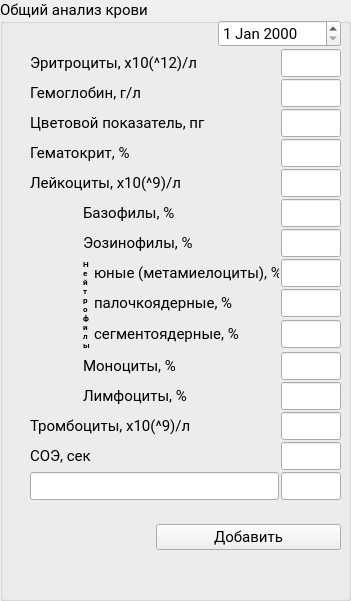
        <widget class="QGroupBox" name="groupBox_OAK">
         <property name="geometry">
          <rect>
           <x>10</x>
           <y>10</y>
           <width>351</width>
           <height>601</height>
          </rect>
         </property>
         <property name="font">
          <font>
           <family>Roboto</family>
           <pointsize>11</pointsize>
           <weight>50</weight>
           <bold>false</bold>
          </font>
         </property>
         <property name="title">
          <string>Общий анализ крови</string>
         </property>
         <widget class="QWidget" name="gridLayoutWidget">
          <property name="geometry">
           <rect>
            <x>30</x>
            <y>20</y>
            <width>311</width>
            <height>565</height>
           </rect>
          </property>
          <layout class="QGridLayout" name="gridLayout">
           <property name="spacing">
            <number>2</number>
           </property>
           <item row="0" column="4" colspan="2">
            <widget class="QDateEdit" name="dateEdit_OAK">
             <property name="font">
              <font>
               <family>Roboto</family>
               <pointsize>11</pointsize>
               <weight>50</weight>
               <bold>false</bold>
              </font>
             </property>
            </widget>
           </item>
           <item row="18" column="0" colspan="6">
            <widget class="QLabel" name="label_OAK_report">
             <property name="maximumSize">
              <size>
               <width>16777215</width>
               <height>33</height>
              </size>
             </property>
             <property name="font">
              <font>
               <family>Roboto</family>
               <pointsize>11</pointsize>
               <weight>50</weight>
               <bold>false</bold>
              </font>
             </property>
             <property name="text">
              <string>&lt;html&gt;&lt;head/&gt;&lt;body&gt;&lt;p&gt;&lt;br/&gt;&lt;/p&gt;&lt;/body&gt;&lt;/html&gt;</string>
             </property>
            </widget>
           </item>
           <item row="1" column="0" colspan="4">
            <widget class="QLabel" name="label_Er">
             <property name="maximumSize">
              <size>
               <width>16777215</width>
               <height>33</height>
              </size>
             </property>
             <property name="font">
              <font>
               <family>Roboto</family>
               <pointsize>11</pointsize>
               <weight>50</weight>
               <bold>false</bold>
              </font>
             </property>
             <property name="text">
              <string>&lt;html&gt;&lt;head/&gt;&lt;body&gt;&lt;p&gt;Эритроциты, х10(^12)/л&lt;/p&gt;&lt;/body&gt;&lt;/html&gt;</string>
             </property>
            </widget>
           </item>
           <item row="12" column="1" colspan="4">
            <widget class="QLabel" name="label_Le_Lym">
             <property name="maximumSize">
              <size>
               <width>16777215</width>
               <height>33</height>
              </size>
             </property>
             <property name="font">
              <font>
               <family>Roboto</family>
               <pointsize>11</pointsize>
               <weight>50</weight>
               <bold>false</bold>
              </font>
             </property>
             <property name="text">
              <string>&lt;html&gt;&lt;head/&gt;&lt;body&gt;&lt;p&gt;Лимфоциты, %&lt;/p&gt;&lt;/body&gt;&lt;/html&gt;</string>
             </property>
            </widget>
           </item>
           <item row="5" column="5">
            <widget class="QLineEdit" name="lineEdit_Le">
             <property name="minimumSize">
              <size>
               <width>0</width>
               <height>28</height>
              </size>
             </property>
             <property name="maximumSize">
              <size>
               <width>70</width>
               <height>16777215</height>
              </size>
             </property>
             <property name="font">
              <font>
               <family>Roboto</family>
               <pointsize>11</pointsize>
               <weight>50</weight>
               <bold>false</bold>
              </font>
             </property>
            </widget>
           </item>
           <item row="6" column="0" rowspan="6">
            <spacer name="horizontalSpacer">
             <property name="orientation">
              <enum>Qt::Horizontal</enum>
             </property>
             <property name="sizeType">
              <enum>QSizePolicy::Fixed</enum>
             </property>
             <property name="sizeHint" stdset="0">
              <size>
               <width>10</width>
               <height>10</height>
              </size>
             </property>
            </spacer>
           </item>
           <item row="0" column="3">
            <spacer name="horizontalSpacer_5">
             <property name="orientation">
              <enum>Qt::Horizontal</enum>
             </property>
             <property name="sizeType">
              <enum>QSizePolicy::Fixed</enum>
             </property>
             <property name="sizeHint" stdset="0">
              <size>
               <width>40</width>
               <height>20</height>
              </size>
             </property>
            </spacer>
           </item>
           <item row="10" column="2" colspan="3">
            <widget class="QLabel" name="label_Le_N_s">
             <property name="maximumSize">
              <size>
               <width>16777215</width>
               <height>33</height>
              </size>
             </property>
             <property name="font">
              <font>
               <family>Roboto</family>
               <pointsize>11</pointsize>
               <weight>50</weight>
               <bold>false</bold>
              </font>
             </property>
             <property name="text">
              <string>&lt;html&gt;&lt;head/&gt;&lt;body&gt;&lt;p&gt;сегментоядерные, %&lt;/p&gt;&lt;/body&gt;&lt;/html&gt;</string>
             </property>
            </widget>
           </item>
           <item row="1" column="4">
            <spacer name="horizontalSpacer_2">
             <property name="orientation">
              <enum>Qt::Horizontal</enum>
             </property>
             <property name="sizeType">
              <enum>QSizePolicy::Fixed</enum>
             </property>
             <property name="sizeHint" stdset="0">
              <size>
               <width>40</width>
               <height>20</height>
              </size>
             </property>
            </spacer>
           </item>
           <item row="7" column="5">
            <widget class="QLineEdit" name="lineEdit_Le_Eoz">
             <property name="minimumSize">
              <size>
               <width>0</width>
               <height>28</height>
              </size>
             </property>
             <property name="maximumSize">
              <size>
               <width>70</width>
               <height>16777215</height>
              </size>
             </property>
             <property name="font">
              <font>
               <family>Roboto</family>
               <pointsize>11</pointsize>
               <weight>50</weight>
               <bold>false</bold>
              </font>
             </property>
            </widget>
           </item>
           <item row="4" column="0" colspan="5">
            <widget class="QLabel" name="label_Ht">
             <property name="maximumSize">
              <size>
               <width>16777215</width>
               <height>33</height>
              </size>
             </property>
             <property name="font">
              <font>
               <family>Roboto</family>
               <pointsize>11</pointsize>
               <weight>50</weight>
               <bold>false</bold>
              </font>
             </property>
             <property name="text">
              <string>&lt;html&gt;&lt;head/&gt;&lt;body&gt;&lt;p&gt;Гематокрит, %&lt;/p&gt;&lt;/body&gt;&lt;/html&gt;</string>
             </property>
            </widget>
           </item>
           <item row="14" column="0" colspan="5">
            <widget class="QLabel" name="label_soe">
             <property name="maximumSize">
              <size>
               <width>16777215</width>
               <height>33</height>
              </size>
             </property>
             <property name="font">
              <font>
               <family>Roboto</family>
               <pointsize>11</pointsize>
               <weight>50</weight>
               <bold>false</bold>
              </font>
             </property>
             <property name="text">
              <string>&lt;html&gt;&lt;head/&gt;&lt;body&gt;&lt;p&gt;СОЭ, сек&lt;/p&gt;&lt;/body&gt;&lt;/html&gt;</string>
             </property>
            </widget>
           </item>
           <item row="5" column="0" colspan="5">
            <widget class="QLabel" name="label_Le">
             <property name="maximumSize">
              <size>
               <width>16777215</width>
               <height>33</height>
              </size>
             </property>
             <property name="font">
              <font>
               <family>Roboto</family>
               <pointsize>11</pointsize>
               <weight>50</weight>
               <bold>false</bold>
              </font>
             </property>
             <property name="text">
              <string>&lt;html&gt;&lt;head/&gt;&lt;body&gt;&lt;p&gt;Лейкоциты, х10(^9)/л&lt;/p&gt;&lt;/body&gt;&lt;/html&gt;</string>
             </property>
            </widget>
           </item>
           <item row="12" column="5">
            <widget class="QLineEdit" name="lineEdit_Le_Lym">
             <property name="minimumSize">
              <size>
               <width>0</width>
               <height>28</height>
              </size>
             </property>
             <property name="maximumSize">
              <size>
               <width>70</width>
               <height>16777215</height>
              </size>
             </property>
             <property name="font">
              <font>
               <family>Roboto</family>
               <pointsize>11</pointsize>
               <weight>50</weight>
               <bold>false</bold>
              </font>
             </property>
            </widget>
           </item>
           <item row="1" column="5">
            <widget class="QLineEdit" name="lineEdit_Er">
             <property name="minimumSize">
              <size>
               <width>0</width>
               <height>28</height>
              </size>
             </property>
             <property name="maximumSize">
              <size>
               <width>70</width>
               <height>16777215</height>
              </size>
             </property>
             <property name="font">
              <font>
               <family>Roboto</family>
               <pointsize>11</pointsize>
               <weight>50</weight>
               <bold>false</bold>
              </font>
             </property>
            </widget>
           </item>
           <item row="13" column="5">
            <widget class="QLineEdit" name="lineEdit_Tr">
             <property name="minimumSize">
              <size>
               <width>0</width>
               <height>28</height>
              </size>
             </property>
             <property name="maximumSize">
              <size>
               <width>70</width>
               <height>16777215</height>
              </size>
             </property>
             <property name="font">
              <font>
               <family>Roboto</family>
               <pointsize>11</pointsize>
               <weight>50</weight>
               <bold>false</bold>
              </font>
             </property>
            </widget>
           </item>
           <item row="11" column="1" colspan="4">
            <widget class="QLabel" name="label_Le_M">
             <property name="maximumSize">
              <size>
               <width>16777215</width>
               <height>33</height>
              </size>
             </property>
             <property name="font">
              <font>
               <family>Roboto</family>
               <pointsize>11</pointsize>
               <weight>50</weight>
               <bold>false</bold>
              </font>
             </property>
             <property name="text">
              <string>&lt;html&gt;&lt;head/&gt;&lt;body&gt;&lt;p&gt;Моноциты, %&lt;/p&gt;&lt;/body&gt;&lt;/html&gt;</string>
             </property>
            </widget>
           </item>
           <item row="6" column="5">
            <widget class="QLineEdit" name="lineEdit_Le_B">
             <property name="minimumSize">
              <size>
               <width>0</width>
               <height>28</height>
              </size>
             </property>
             <property name="maximumSize">
              <size>
               <width>70</width>
               <height>16777215</height>
              </size>
             </property>
             <property name="font">
              <font>
               <family>Roboto</family>
               <pointsize>11</pointsize>
               <weight>50</weight>
               <bold>false</bold>
              </font>
             </property>
            </widget>
           </item>
           <item row="4" column="5">
            <widget class="QLineEdit" name="lineEdit_Ht">
             <property name="minimumSize">
              <size>
               <width>0</width>
               <height>28</height>
              </size>
             </property>
             <property name="maximumSize">
              <size>
               <width>70</width>
               <height>16777215</height>
              </size>
             </property>
             <property name="font">
              <font>
               <family>Roboto</family>
               <pointsize>11</pointsize>
               <weight>50</weight>
               <bold>false</bold>
              </font>
             </property>
            </widget>
           </item>
           <item row="9" column="2" colspan="3">
            <widget class="QLabel" name="label_Le_N_p">
             <property name="maximumSize">
              <size>
               <width>16777215</width>
               <height>33</height>
              </size>
             </property>
             <property name="font">
              <font>
               <family>Roboto</family>
               <pointsize>11</pointsize>
               <weight>50</weight>
               <bold>false</bold>
              </font>
             </property>
             <property name="text">
              <string>&lt;html&gt;&lt;head/&gt;&lt;body&gt;&lt;p&gt;палочкоядерные, %&lt;/p&gt;&lt;/body&gt;&lt;/html&gt;</string>
             </property>
            </widget>
           </item>
           <item row="2" column="5">
            <widget class="QLineEdit" name="lineEdit_Hb">
             <property name="minimumSize">
              <size>
               <width>0</width>
               <height>28</height>
              </size>
             </property>
             <property name="maximumSize">
              <size>
               <width>70</width>
               <height>16777215</height>
              </size>
             </property>
             <property name="font">
              <font>
               <family>Roboto</family>
               <pointsize>11</pointsize>
               <weight>50</weight>
               <bold>false</bold>
              </font>
             </property>
            </widget>
           </item>
           <item row="8" column="2" colspan="3">
            <widget class="QLabel" name="label_Le_N_yu">
             <property name="maximumSize">
              <size>
               <width>16777215</width>
               <height>33</height>
              </size>
             </property>
             <property name="font">
              <font>
               <family>Roboto</family>
               <pointsize>11</pointsize>
               <weight>50</weight>
               <bold>false</bold>
              </font>
             </property>
             <property name="text">
              <string>&lt;html&gt;&lt;head/&gt;&lt;body&gt;&lt;p&gt;юные (метамиелоциты), %&lt;/p&gt;&lt;/body&gt;&lt;/html&gt;</string>
             </property>
            </widget>
           </item>
           <item row="8" column="5">
            <widget class="QLineEdit" name="lineEdit_Le_N_yu">
             <property name="minimumSize">
              <size>
               <width>0</width>
               <height>28</height>
              </size>
             </property>
             <property name="maximumSize">
              <size>
               <width>70</width>
               <height>16777215</height>
              </size>
             </property>
             <property name="font">
              <font>
               <family>Roboto</family>
               <pointsize>11</pointsize>
               <weight>50</weight>
               <bold>false</bold>
              </font>
             </property>
            </widget>
           </item>
           <item row="13" column="0" colspan="5">
            <widget class="QLabel" name="label_Tr">
             <property name="maximumSize">
              <size>
               <width>16777215</width>
               <height>33</height>
              </size>
             </property>
             <property name="font">
              <font>
               <family>Roboto</family>
               <pointsize>11</pointsize>
               <weight>50</weight>
               <bold>false</bold>
              </font>
             </property>
             <property name="text">
              <string>&lt;html&gt;&lt;head/&gt;&lt;body&gt;&lt;p&gt;Тромбоциты, х10(^9)/л&lt;/p&gt;&lt;/body&gt;&lt;/html&gt;</string>
             </property>
            </widget>
           </item>
           <item row="7" column="1" colspan="4">
            <widget class="QLabel" name="label_Le_Eoz">
             <property name="maximumSize">
              <size>
               <width>16777215</width>
               <height>33</height>
              </size>
             </property>
             <property name="font">
              <font>
               <family>Roboto</family>
               <pointsize>11</pointsize>
               <weight>50</weight>
               <bold>false</bold>
              </font>
             </property>
             <property name="text">
              <string>&lt;html&gt;&lt;head/&gt;&lt;body&gt;&lt;p&gt;Эозинофилы, %&lt;/p&gt;&lt;/body&gt;&lt;/html&gt;</string>
             </property>
            </widget>
           </item>
           <item row="14" column="5">
            <widget class="QLineEdit" name="lineEdit_soe">
             <property name="minimumSize">
              <size>
               <width>0</width>
               <height>28</height>
              </size>
             </property>
             <property name="maximumSize">
              <size>
               <width>70</width>
               <height>16777215</height>
              </size>
             </property>
             <property name="font">
              <font>
               <family>Roboto</family>
               <pointsize>11</pointsize>
               <weight>50</weight>
               <bold>false</bold>
              </font>
             </property>
            </widget>
           </item>
           <item row="17" column="3" colspan="3">
            <widget class="QPushButton" name="pushButton_add_OAK">
             <property name="font">
              <font>
               <family>Roboto</family>
               <pointsize>11</pointsize>
               <weight>50</weight>
               <bold>false</bold>
              </font>
             </property>
             <property name="text">
              <string>Добавить</string>
             </property>
            </widget>
           </item>
           <item row="8" column="1" rowspan="3">
            <widget class="QLabel" name="label_Le_N">
             <property name="maximumSize">
              <size>
               <width>9</width>
               <height>100</height>
              </size>
             </property>
             <property name="font">
              <font>
               <family>Roboto</family>
               <pointsize>6</pointsize>
               <weight>75</weight>
               <bold>true</bold>
              </font>
             </property>
             <property name="text">
              <string>&lt;html&gt;&lt;head/&gt;&lt;body&gt;&lt;p&gt;Н&lt;br/&gt;е&lt;br/&gt;й&lt;br/&gt;т&lt;br/&gt;р&lt;br/&gt;о&lt;br/&gt;ф&lt;br/&gt;и&lt;br/&gt;л&lt;br/&gt;ы&lt;/p&gt;&lt;/body&gt;&lt;/html&gt;</string>
             </property>
            </widget>
           </item>
           <item row="3" column="5">
            <widget class="QLineEdit" name="lineEdit_color">
             <property name="minimumSize">
              <size>
               <width>0</width>
               <height>28</height>
              </size>
             </property>
             <property name="maximumSize">
              <size>
               <width>70</width>
               <height>16777215</height>
              </size>
             </property>
             <property name="font">
              <font>
               <family>Roboto</family>
               <pointsize>11</pointsize>
               <weight>50</weight>
               <bold>false</bold>
              </font>
             </property>
            </widget>
           </item>
           <item row="10" column="5">
            <widget class="QLineEdit" name="lineEdit_Le_N_s">
             <property name="minimumSize">
              <size>
               <width>0</width>
               <height>28</height>
              </size>
             </property>
             <property name="maximumSize">
              <size>
               <width>70</width>
               <height>16777215</height>
              </size>
             </property>
             <property name="font">
              <font>
               <family>Roboto</family>
               <pointsize>11</pointsize>
               <weight>50</weight>
               <bold>false</bold>
              </font>
             </property>
            </widget>
           </item>
           <item row="9" column="5">
            <widget class="QLineEdit" name="lineEdit_Le_N_p">
             <property name="minimumSize">
              <size>
               <width>0</width>
               <height>28</height>
              </size>
             </property>
             <property name="maximumSize">
              <size>
               <width>70</width>
               <height>16777215</height>
              </size>
             </property>
             <property name="font">
              <font>
               <family>Roboto</family>
               <pointsize>11</pointsize>
               <weight>50</weight>
               <bold>false</bold>
              </font>
             </property>
            </widget>
           </item>
           <item row="11" column="5">
            <widget class="QLineEdit" name="lineEdit_Le_M">
             <property name="minimumSize">
              <size>
               <width>0</width>
               <height>28</height>
              </size>
             </property>
             <property name="maximumSize">
              <size>
               <width>70</width>
               <height>16777215</height>
              </size>
             </property>
             <property name="font">
              <font>
               <family>Roboto</family>
               <pointsize>11</pointsize>
               <weight>50</weight>
               <bold>false</bold>
              </font>
             </property>
            </widget>
           </item>
           <item row="3" column="0" colspan="5">
            <widget class="QLabel" name="label_color">
             <property name="maximumSize">
              <size>
               <width>16777215</width>
               <height>33</height>
              </size>
             </property>
             <property name="font">
              <font>
               <family>Roboto</family>
               <pointsize>11</pointsize>
               <weight>50</weight>
               <bold>false</bold>
              </font>
             </property>
             <property name="text">
              <string>&lt;html&gt;&lt;head/&gt;&lt;body&gt;&lt;p&gt;Цветовой показатель, пг&lt;/p&gt;&lt;/body&gt;&lt;/html&gt;</string>
             </property>
            </widget>
           </item>
           <item row="16" column="2" rowspan="2">
            <spacer name="verticalSpacer">
             <property name="orientation">
              <enum>Qt::Vertical</enum>
             </property>
             <property name="sizeType">
              <enum>QSizePolicy::Fixed</enum>
             </property>
             <property name="sizeHint" stdset="0">
              <size>
               <width>20</width>
               <height>40</height>
              </size>
             </property>
            </spacer>
           </item>
           <item row="6" column="1" colspan="4">
            <widget class="QLabel" name="label_Le_B">
             <property name="maximumSize">
              <size>
               <width>16777215</width>
               <height>33</height>
              </size>
             </property>
             <property name="font">
              <font>
               <family>Roboto</family>
               <pointsize>11</pointsize>
               <weight>50</weight>
               <bold>false</bold>
              </font>
             </property>
             <property name="text">
              <string>&lt;html&gt;&lt;head/&gt;&lt;body&gt;&lt;p&gt;Базофилы, %&lt;/p&gt;&lt;/body&gt;&lt;/html&gt;</string>
             </property>
            </widget>
           </item>
           <item row="2" column="0" colspan="5">
            <widget class="QLabel" name="label_Hb">
             <property name="maximumSize">
              <size>
               <width>16777215</width>
               <height>33</height>
              </size>
             </property>
             <property name="font">
              <font>
               <family>Roboto</family>
               <pointsize>11</pointsize>
               <weight>50</weight>
               <bold>false</bold>
              </font>
             </property>
             <property name="text">
              <string>&lt;html&gt;&lt;head/&gt;&lt;body&gt;&lt;p&gt;Гемоглобин, г/л&lt;/p&gt;&lt;/body&gt;&lt;/html&gt;</string>
             </property>
            </widget>
           </item>
           <item row="15" column="5">
            <widget class="QLineEdit" name="lineEdit_OAK_other_r">
             <property name="minimumSize">
              <size>
               <width>0</width>
               <height>28</height>
              </size>
             </property>
             <property name="maximumSize">
              <size>
               <width>70</width>
               <height>16777215</height>
              </size>
             </property>
             <property name="font">
              <font>
               <family>Roboto</family>
               <pointsize>11</pointsize>
               <weight>50</weight>
               <bold>false</bold>
              </font>
             </property>
            </widget>
           </item>
           <item row="15" column="0" colspan="5">
            <widget class="QLineEdit" name="lineEdit_OAK_other">
             <property name="minimumSize">
              <size>
               <width>0</width>
               <height>28</height>
              </size>
             </property>
             <property name="maximumSize">
              <size>
               <width>16777215</width>
               <height>16777215</height>
              </size>
             </property>
             <property name="font">
              <font>
               <family>Roboto</family>
               <pointsize>11</pointsize>
               <weight>50</weight>
               <bold>false</bold>
              </font>
             </property>
            </widget>
           </item>
          </layout>
         </widget>
        </widget>
